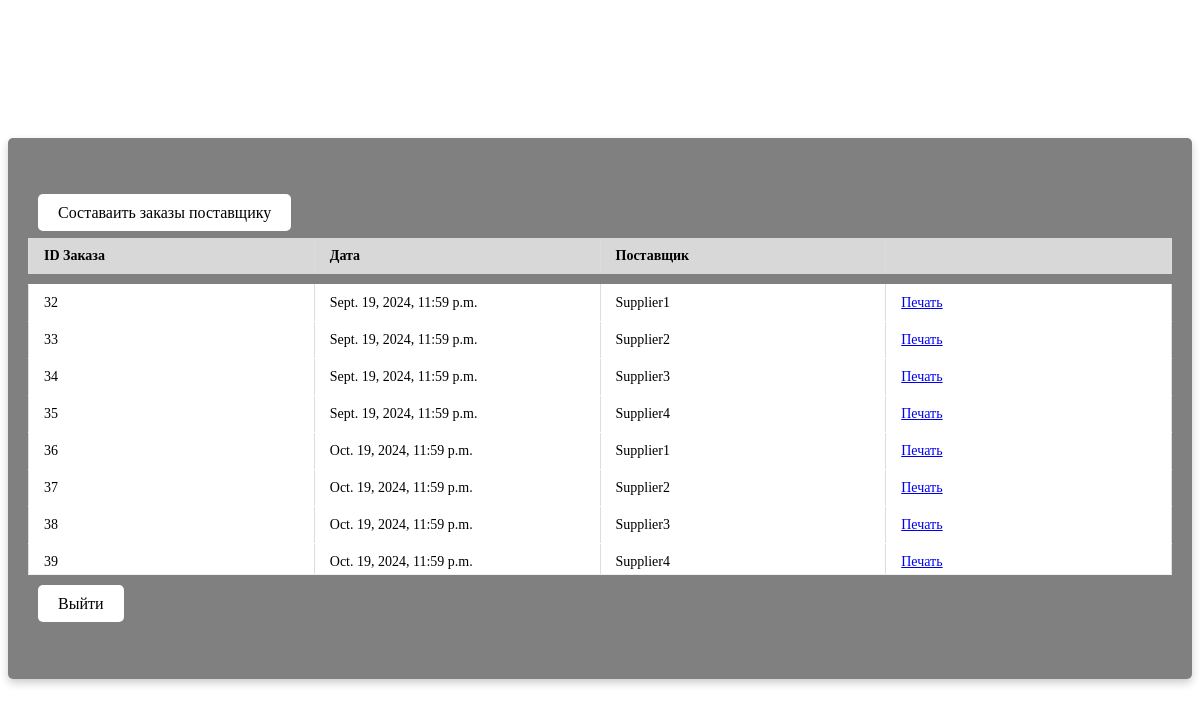
The page /order_sup on the database its author committed.
### main/models.py (models this page shows, shortened)
class OrderSup(models.Model):
    date = models.DateTimeField(default=datetime.now())
    supplier = models.ForeignKey(Supplier, on_delete=models.CASCADE)

class Supplier(models.Model):
    name = models.CharField(max_length=100)
    address = models.CharField(max_length=200)
    phone = models.CharField(max_length=20)
    email = models.EmailField()
    def __str__(self):
        return self.name

### main/views.py (the view)
# urls.py: path('order_sup', views.order_sup, name='order_sup'),
def order_sup(request):
    context = {'title': 'Заказы для поставщиков',
               'orders': OrderSup.objects.all(),
               }
    return render(request, 'main/order_sup.html', context)

### main/templates/main/order_sup.html (shortened to what this page needs)
{% extends 'main/base.html'%}
{% block content %}
<p>
    <a href="{% url 'main:create_order_sup' %}" class="btn">Составаить заказы поставщику</a>
</p>
<div class="scroll-table">
    <table id="order_table">
        <thead>
        <tr>
            <th>ID Заказа</th>
            <th>Дата</th>
            <th>Поставщик</th>
            <th></th>
        </tr>
        </thead>
    </table>
    <div class="scroll-table-body">
        <table>
            <tbody>
            {% for order in orders %}
            <tr>
                <td>{{ order.id }}</td>
                <td>{{ order.date }}</td>
                <td>{{ order.supplier }}</td>
                <td>
                    <a href="{% url 'main:form_order_sup' order.id %}">Печать</a>
                </td>
            </tr>
            {% endfor %}
            </tbody>
        </table>
    </div>
</div>
<p>
    <a href="{% url 'main:workspace' %}" class="btn">Выйти</a>
</p>
{% endblock %}

### rows shown on the page
OrderSup: id "32", date "Sept. 19, 2024, 11:59 p.m.", supplier "Supplier1"
OrderSup: id "33", date "Sept. 19, 2024, 11:59 p.m.", supplier "Supplier2"
OrderSup: id "34", date "Sept. 19, 2024, 11:59 p.m.", supplier "Supplier3"
OrderSup: id "35", date "Sept. 19, 2024, 11:59 p.m.", supplier "Supplier4"
OrderSup: id "36", date "Oct. 19, 2024, 11:59 p.m.", supplier "Supplier1"
OrderSup: id "37", date "Oct. 19, 2024, 11:59 p.m.", supplier "Supplier2"
OrderSup: id "38", date "Oct. 19, 2024, 11:59 p.m.", supplier "Supplier3"
OrderSup: id "39", date "Oct. 19, 2024, 11:59 p.m.", supplier "Supplier4"
